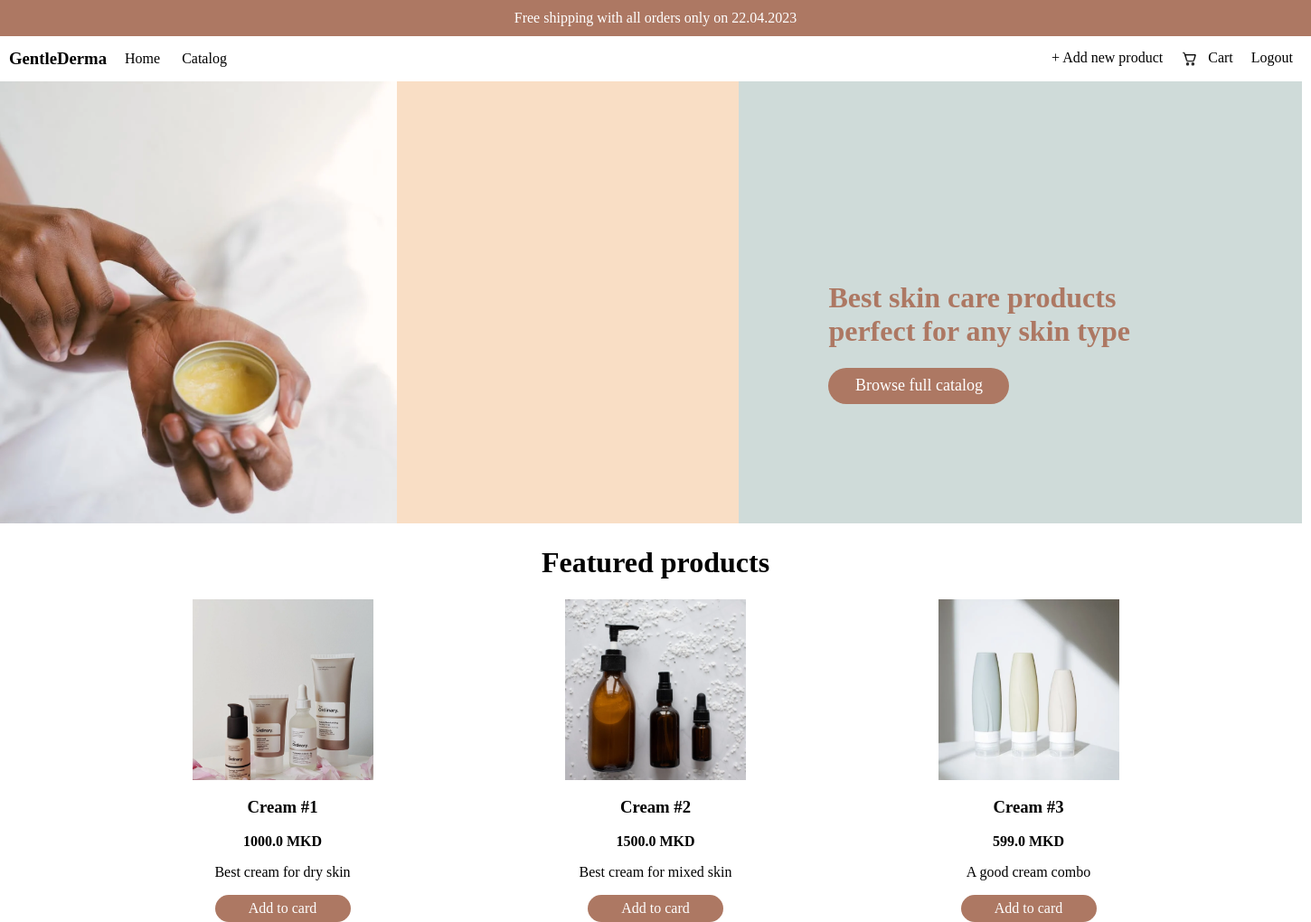
Screenshot of / (signed in) with the database file from the repository.
### product/models.py (models this page shows, shortened)
class Product(models.Model):
    name = models.CharField(max_length=255)
    image = models.ImageField(upload_to='src/media/products/', default = 'src/media/products/default.png')
    description = models.CharField(max_length=1000)
    price = models.FloatField()
    category = models.ManyToManyField(ProductTag)
    in_stock = models.IntegerField()

### product/views.py (the view)
# urls.py: path('',home_page),
def home_page(request):
    if not request.user.is_authenticated:
         return redirect('/login')
    template_name = 'home.html'
    qs = Product.objects.all()[:3]
    context = {'products': qs}
    return render(request, template_name, context)

### src/templates/home.html (shortened to what this page needs)
{% extends "header.html" %}
{% load static %}
{% block page_content %}
    <div>
        <div class="home--cover">
            <img src="{% static 'images/cover_image.png' %}" />
            <div class="home--cover-content">
                <h1>
                    Best skin care products
                perfect for any skin type
            </h1>
            <div class="home--browse-button">Browse full catalog</div>
        </div>
    </div>
    <div class="home--featured">
        <h1>Featured products</h1>
        <div class="home--products">
            {% for product in products %}
            <div class="home--product" onclick="location.href='/product/{{product.pk}}'">
                <img src={{ product.image }}  height="200px" width="200px" />
                <h3>{{ product.name }}</h3>
                <b>{{ product.price }} MKD</b>
                <p>{{ product.description }}</p>
                <div class='home--add-to-cart-button' onclick="location.href='/cart/add/{{product.pk}}'" >Add to card</div>
            </div>
        {% endfor %}
        </div>
    </div>
</div>
{% endblock %}

### src/static/home_style.css (style rules this page uses)
.home--cover { position: relative; }
.home--cover h1 { color: #AD7863; }
.home--browse-button { background-color: #AD7863; border-radius: 100px; height: 40px; width: 200px; color: white; display: flex; align-items: center; justify-content: center; font-size: 18px; font-weight: lighter; }
.home--cover-content { position: absolute; top: 200px; right: 200px; }
.home--featured h1 { text-align: center; }
.home--products { display: flex; flex-direction: row; justify-content: space-evenly; }
.home--product { display: flex; flex-direction: column; align-items: center; justify-content: center; cursor: pointer; }
.home--add-to-cart-button { background-color: #AD7863; border-radius: 100px; height: 30px; width: 150px; color: white; display: flex; align-items: center; justify-content: center; font-size: 16px; font-weight: lighter; }

### rows the page displays
Product: image (picture), name "Cream #1", price "1000.0", description "Best cream for dry skin"
Product: image (picture), name "Cream #2", price "1500.0", description "Best cream for mixed skin"
Product: image (picture), name "Cream #3", price "599.0", description "A good cream combo"
